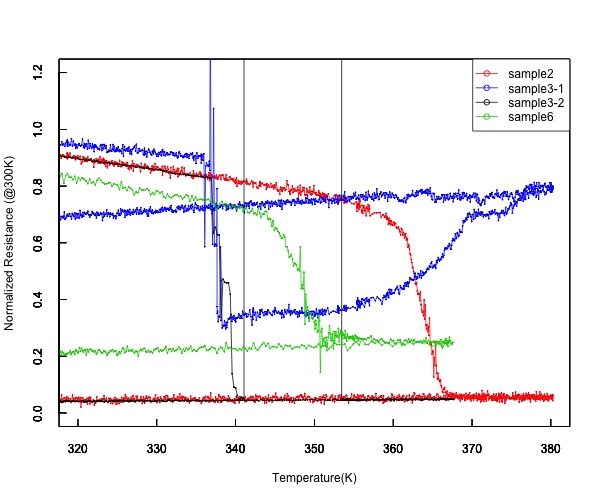

Here is the R script that generated this plot:
png("plot_normalized.png", width = 600, height = 500)  # 描画デバイスを開く
XLIM<-c(320.0,380.0)
YLIM<-c(0,1.2)
data1 <- read.csv("181120_heating_sample2ch2_001.csv",header=F)
plot(data.frame(data1[2],data1[5]/0.035866),xlim=XLIM,ylim=YLIM,xlab="Temperature(K)",ylab="Normalized Resistance (@300K)",type="o",col="red",cex=0.1,tcl=0.5)
par(new=TRUE) #
data2 <- read.csv("181120_heating_sample3ch1_001.csv",header=F)
plot(data.frame(data2[2],data2[5]/0.029887),xlim=XLIM,ylim=YLIM,xlab="",ylab="",type="o",col="blue",cex=0.1,tcl=0.5)
par(new=TRUE) #
data5 <- read.csv("181126_heating_sample3ch2_001.csv",header=F)
plot(data.frame(data5[2],data5[5]/0.050021),xlim=XLIM,ylim=YLIM,xlab="",ylab="",type="o",col="black",cex=0.1,tcl=0.5)
par(new=TRUE) #
data6 <- read.csv("181126_heating_sample6ch1_001.csv",header=F)
plot(data.frame(data6[2],data6[5]/0.007315),xlim=XLIM,ylim=YLIM,xlab="",ylab="",type="o",col="green3",cex=0.1,tcl=0.5)
par(new=TRUE) #
legend("topright", col=c("red","blue","black","green3"), legend=c("sample2","sample3-1","sample3-2","sample6"),pch=c(1),lty=c(1))
dev.off()  

png("plot_normalized2.png", width = 600, height = 500)  # 描画デバイスを開く
XLIM<-c(320.0,400.0)
YLIM<-c(0,1.2)
data2 <- read.csv("181126_heating_sample5ch2_002.csv",header=F)
plot(data.frame(data2[2],data2[5]/0.005451),xlim=XLIM,ylim=YLIM,xlab="Temperature(K)",ylab="Normalized Resistance (@300K)",type="o",col="red",cex=0.1,tcl=0.5)
par(new=TRUE) #
data3 <- read.csv("181126_heating_sample7ch1_001.csv",header=F)
plot(data.frame(data3[2],data3[5]/0.019305),xlim=XLIM,ylim=YLIM,xlab="",ylab="",type="o",col="blue",cex=0.1,tcl=0.5)
par(new=TRUE) #
data4 <- read.csv("181126_heating_sample7ch1_002.csv",header=F)
plot(data.frame(data4[2],data4[5]/0.019305),xlim=XLIM,ylim=YLIM,xlab="",ylab="",type="o",col="blue",cex=0.1,tcl=0.5)
par(new=TRUE) #
data2 <- read.csv("181127_heating_sample7ch1_001.csv",header=F)
plot(data.frame(data2[2],data2[5]/0.033318),xlim=XLIM,ylim=YLIM,xlab="",ylab="",type="o",col="black",cex=0.1,tcl=0.5)
par(new=TRUE) #
data3 <- read.csv("181127_heating_sample7ch1_003.csv",header=F)
plot(data.frame(data3[2],data3[5]/0.033318),xlim=XLIM,ylim=YLIM,xlab="",ylab="",type="o",col="black",cex=0.1,tcl=0.5)
par(new=TRUE) #
data4 <- read.csv("181127_heating_sample7ch2_001.csv",header=F)
plot(data.frame(data4[2],data4[5]/0.017845),xlim=XLIM,ylim=YLIM,xlab="",ylab="",type="o",col="green3",cex=0.1,tcl=0.5)
par(new=TRUE) #
data5 <- read.csv("181127_heating_sample7ch2_003.csv",header=F)
plot(data.frame(data5[2],data5[5]/0.017845),xlim=XLIM,ylim=YLIM,xlab="",ylab="",type="l",col="green3",cex=0.1,tcl=0.5)
legend("topright", col=c("red","blue","black","green3"), legend=c("sample5","sample7-1","sample7-2","sample7-3"),pch=c(1,1),lty=c(1))
dev.off()  

png("plot_normalized3.png", width = 800, height = 1000)  # 描画デバイスを開く
XLIM<-c(330.0,395.0)
YLIM<-c(0,1)
split.screen(figs=c(5,1))
screen(1)
par(mar=c(0,2,0,2),oma=c(1, 1, 1, 1))
data1 <- read.csv("181120_heating_sample2ch2_001.csv",header=F)
plot(data.frame(data1[2],data1[5]/0.035866),xlim=XLIM,ylim=YLIM,xlab="Temperature(K)",ylab="Normalized Resistance (@300K)",type="o",col="red",cex=0.1,tcl=0.5)
legend("topright", col=c("red"), legend=c("sample2"),pch=c(1),lty=c(1))

screen(2)
par(mar=c(0,2,0,2),oma=c(1, 1, 1, 1))
data2 <- read.csv("181120_heating_sample3ch1_001.csv",header=F)
plot(data.frame(data2[2],data2[5]/0.029887),xlim=XLIM,ylim=YLIM,xlab="",ylab="",type="o",col="blue",cex=0.1,tcl=0.5)
par(new=TRUE) #
data5 <- read.csv("181126_heating_sample3ch2_001.csv",header=F)
plot(data.frame(data5[2],data5[5]/0.050021),xlim=XLIM,ylim=YLIM,xlab="",ylab="",type="o",col="black",cex=0.1,tcl=0.5)
legend("topright", col=c("blue","black"), legend=c("sample3-1","sample3-2"),pch=c(1),lty=c(1))

screen(3)
par(mar=c(0,2,0,2),oma=c(1, 1, 1, 1))
data2 <- read.csv("181126_heating_sample5ch2_002.csv",header=F)
plot(data.frame(data2[2],data2[5]/0.005451),xlim=XLIM,ylim=YLIM,xlab="",ylab="",type="o",col="violet",cex=0.1,tcl=0.5)
legend("topright", col=c("violet"), legend=c("sample5"),pch=c(1),lty=c(1))

screen(4)
par(mar=c(0,2,0,2),oma=c(1, 1, 1, 1))
data6 <- read.csv("181126_heating_sample6ch1_001.csv",header=F)
plot(data.frame(data6[2],data6[5]/0.007315),xlim=XLIM,ylim=YLIM,xlab="",ylab="",type="o",col="orange",cex=0.1,tcl=0.5)
legend("topright", col=c("green3"), legend=c("sample6"),pch=c(1),lty=c(1))

screen(5)
par(mar=c(0,2,0,2),oma=c(1, 1, 1, 1))
data3 <- read.csv("181126_heating_sample7ch1_001.csv",header=F)
plot(data.frame(data3[2],data3[5]/0.019305),xlim=XLIM,ylim=YLIM,xlab="",ylab="",type="o",col="blue",cex=0.1,tcl=0.5)
par(new=TRUE) #
data4 <- read.csv("181126_heating_sample7ch1_002.csv",header=F)
plot(data.frame(data4[2],data4[5]/0.019305),xlim=XLIM,ylim=YLIM,xlab="",ylab="",type="o",col="blue",cex=0.1,tcl=0.5)
par(new=TRUE) #
data2 <- read.csv("181127_heating_sample7ch1_001.csv",header=F)
plot(data.frame(data2[2],data2[5]/0.033318),xlim=XLIM,ylim=YLIM,xlab="",ylab="",type="o",col="black",cex=0.1,tcl=0.5)
par(new=TRUE) #
data3 <- read.csv("181127_heating_sample7ch1_003.csv",header=F)
plot(data.frame(data3[2],data3[5]/0.033318),xlim=XLIM,ylim=YLIM,xlab="",ylab="",type="o",col="black",cex=0.1,tcl=0.5)
par(new=TRUE) #
data4 <- read.csv("181127_heating_sample7ch2_001.csv",header=F)
plot(data.frame(data4[2],data4[5]/0.017845),xlim=XLIM,ylim=YLIM,xlab="",ylab="",type="o",col="green3",cex=0.1,tcl=0.5)
par(new=TRUE) #
data5 <- read.csv("181127_heating_sample7ch2_003.csv",header=F)
plot(data.frame(data5[2],data5[5]/0.017845),xlim=XLIM,ylim=YLIM,xlab="",ylab="",type="l",col="green3",cex=0.1,tcl=0.5)
legend("topright", col=c("blue","black","green3"), legend=c("sample7-1","sample7-2","sample7-3"),pch=c(1,1),lty=c(1))
dev.off()  

#cd Documents/GitManagedProjects-Kagawalab/研究/抵抗測定/